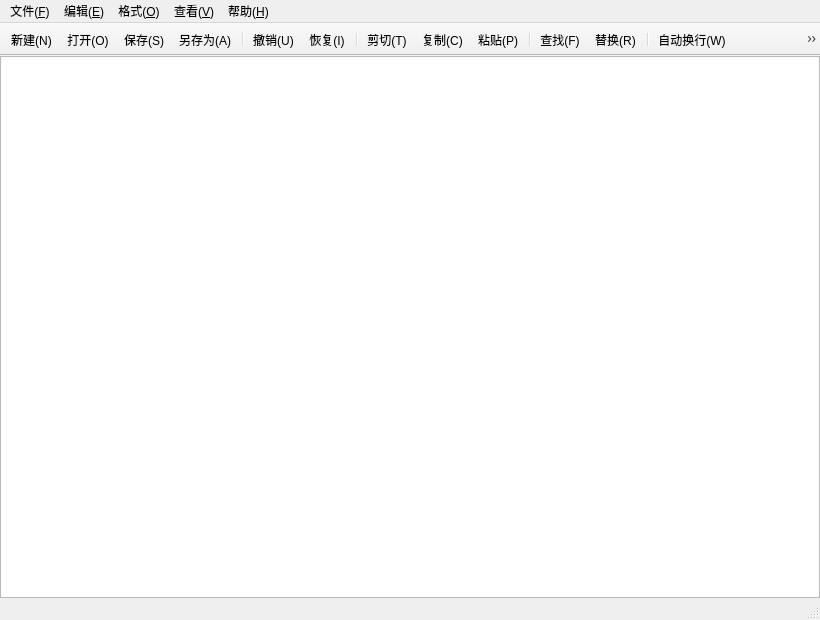
<?xml version="1.0" encoding="UTF-8"?>
<ui version="4.0">
 <class>MainWindow</class>
 <widget class="QMainWindow" name="MainWindow">
  <property name="geometry">
   <rect>
    <x>0</x>
    <y>0</y>
    <width>820</width>
    <height>620</height>
   </rect>
  </property>
  <property name="windowTitle">
   <string>新建文本文件[*] - 编辑器</string>
  </property>
  <widget class="QWidget" name="centralwidget">
   <layout class="QVBoxLayout" name="verticalLayout">
    <property name="spacing">
     <number>0</number>
    </property>
    <property name="leftMargin">
     <number>0</number>
    </property>
    <property name="topMargin">
     <number>0</number>
    </property>
    <property name="rightMargin">
     <number>0</number>
    </property>
    <property name="bottomMargin">
     <number>0</number>
    </property>
    <item>
     <widget class="CodeEditor" name="plainTextEdit"/>
    </item>
   </layout>
  </widget>
  <widget class="QMenuBar" name="menubar">
   <property name="geometry">
    <rect>
     <x>0</x>
     <y>0</y>
     <width>820</width>
     <height>22</height>
    </rect>
   </property>
   <widget class="QMenu" name="menuFile">
    <property name="title">
     <string>文件(&amp;F)</string>
    </property>
    <addaction name="actionNew"/>
    <addaction name="actionOpen"/>
    <addaction name="actionSave"/>
    <addaction name="actionSaveAs"/>
    <addaction name="separator"/>
    <addaction name="actionExit"/>
   </widget>
   <widget class="QMenu" name="menuEdit">
    <property name="title">
     <string>编辑(&amp;E)</string>
    </property>
    <addaction name="actionUndo"/>
    <addaction name="actionRedo"/>
    <addaction name="separator"/>
    <addaction name="actionCut"/>
    <addaction name="actionCopy"/>
    <addaction name="actionPaste"/>
    <addaction name="separator"/>
    <addaction name="actionFind"/>
    <addaction name="actionReplace"/>
    <addaction name="separator"/>
    <addaction name="actionSelectAll"/>
   </widget>
   <widget class="QMenu" name="menuFormat">
    <property name="title">
     <string>格式(&amp;O)</string>
    </property>
    <addaction name="actionWrap"/>
    <addaction name="actionLineNumber"/>
    <addaction name="separator"/>
    <addaction name="actionFont"/>
    <addaction name="actionFontColor"/>
    <addaction name="separator"/>
    <addaction name="actionEditorBg"/>
   </widget>
   <widget class="QMenu" name="menuView">
    <property name="title">
     <string>查看(&amp;V)</string>
    </property>
    <addaction name="actionToolBar"/>
    <addaction name="actionStatusBar"/>
   </widget>
   <widget class="QMenu" name="menuHelp">
    <property name="title">
     <string>帮助(&amp;H)</string>
    </property>
    <addaction name="actionAbout"/>
   </widget>
   <addaction name="menuFile"/>
   <addaction name="menuEdit"/>
   <addaction name="menuFormat"/>
   <addaction name="menuView"/>
   <addaction name="menuHelp"/>
  </widget>
  <widget class="QToolBar" name="mainToolBar">
   <property name="windowTitle">
    <string>mainToolBar</string>
   </property>
   <property name="movable">
    <bool>false</bool>
   </property>
   <property name="iconSize">
    <size>
     <width>24</width>
     <height>24</height>
    </size>
   </property>
   <attribute name="toolBarArea">
    <enum>TopToolBarArea</enum>
   </attribute>
   <attribute name="toolBarBreak">
    <bool>false</bool>
   </attribute>
   <addaction name="actionNew"/>
   <addaction name="actionOpen"/>
   <addaction name="actionSave"/>
   <addaction name="actionSaveAs"/>
   <addaction name="separator"/>
   <addaction name="actionUndo"/>
   <addaction name="actionRedo"/>
   <addaction name="separator"/>
   <addaction name="actionCut"/>
   <addaction name="actionCopy"/>
   <addaction name="actionPaste"/>
   <addaction name="separator"/>
   <addaction name="actionFind"/>
   <addaction name="actionReplace"/>
   <addaction name="separator"/>
   <addaction name="actionWrap"/>
   <addaction name="actionLineNumber"/>
   <addaction name="separator"/>
   <addaction name="actionFont"/>
   <addaction name="actionFontColor"/>
   <addaction name="actionEditorBg"/>
  </widget>
  <widget class="QStatusBar" name="statusbar"/>
  <action name="actionNew">
   <property name="text">
    <string>新建(&amp;N)</string>
   </property>
   <property name="toolTip">
    <string>新建文件 (Ctrl+N)</string>
   </property>
   <property name="shortcut">
    <string>Ctrl+N</string>
   </property>
  </action>
  <action name="actionOpen">
   <property name="text">
    <string>打开(&amp;O)</string>
   </property>
   <property name="toolTip">
    <string>打开文件 (Ctrl+O)</string>
   </property>
   <property name="shortcut">
    <string>Ctrl+O</string>
   </property>
  </action>
  <action name="actionSave">
   <property name="text">
    <string>保存(&amp;S)</string>
   </property>
   <property name="toolTip">
    <string>保存文件 (Ctrl+S)</string>
   </property>
   <property name="shortcut">
    <string>Ctrl+S</string>
   </property>
  </action>
  <action name="actionSaveAs">
   <property name="text">
    <string>另存为(&amp;A)</string>
   </property>
   <property name="toolTip">
    <string>另存为 (Ctrl+Shift+S)</string>
   </property>
   <property name="shortcut">
    <string>Ctrl+Shift+S</string>
   </property>
  </action>
  <action name="actionExit">
   <property name="text">
    <string>退出(&amp;X)</string>
   </property>
   <property name="toolTip">
    <string>退出程序 (Ctrl+Q)</string>
   </property>
   <property name="shortcut">
    <string>Ctrl+Q</string>
   </property>
  </action>
  <action name="actionUndo">
   <property name="text">
    <string>撤销(&amp;U)</string>
   </property>
   <property name="toolTip">
    <string>撤销 (Ctrl+Z)</string>
   </property>
   <property name="shortcut">
    <string>Ctrl+Z</string>
   </property>
  </action>
  <action name="actionRedo">
   <property name="text">
    <string>恢复(&amp;I)</string>
   </property>
   <property name="toolTip">
    <string>恢复 (Ctrl+Shift+Z)</string>
   </property>
   <property name="shortcut">
    <string>Ctrl+Shift+Z</string>
   </property>
  </action>
  <action name="actionCut">
   <property name="text">
    <string>剪切(&amp;T)</string>
   </property>
   <property name="toolTip">
    <string>剪切 (Ctrl+X)</string>
   </property>
   <property name="shortcut">
    <string>Ctrl+X</string>
   </property>
  </action>
  <action name="actionCopy">
   <property name="text">
    <string>复制(&amp;C)</string>
   </property>
   <property name="toolTip">
    <string>复制 (Ctrl+C)</string>
   </property>
   <property name="shortcut">
    <string>Ctrl+C</string>
   </property>
  </action>
  <action name="actionPaste">
   <property name="text">
    <string>粘贴(&amp;P)</string>
   </property>
   <property name="toolTip">
    <string>粘贴 (Ctrl+V)</string>
   </property>
   <property name="shortcut">
    <string>Ctrl+V</string>
   </property>
  </action>
  <action name="actionSelectAll">
   <property name="text">
    <string>全选(&amp;A)</string>
   </property>
   <property name="toolTip">
    <string>全选 (Ctrl+A)</string>
   </property>
   <property name="shortcut">
    <string>Ctrl+A</string>
   </property>
  </action>
  <action name="actionFind">
   <property name="text">
    <string>查找(&amp;F)</string>
   </property>
   <property name="toolTip">
    <string>查找 (Ctrl+F)</string>
   </property>
   <property name="shortcut">
    <string>Ctrl+F</string>
   </property>
  </action>
  <action name="actionReplace">
   <property name="text">
    <string>替换(&amp;R)</string>
   </property>
   <property name="toolTip">
    <string>替换 (Ctrl+H)</string>
   </property>
   <property name="shortcut">
    <string>Ctrl+H</string>
   </property>
  </action>
  <action name="actionWrap">
   <property name="text">
    <string>自动换行(&amp;W)</string>
   </property>
   <property name="checkable">
    <bool>true</bool>
   </property>
   <property name="toolTip">
    <string>开启/关闭自动换行</string>
   </property>
  </action>
  <action name="actionLineNumber">
   <property name="text">
    <string>显示行号(&amp;L)</string>
   </property>
   <property name="checkable">
    <bool>true</bool>
   </property>
   <property name="checked">
    <bool>true</bool>
   </property>
   <property name="toolTip">
    <string>显示/隐藏行号 (Ctrl+L)</string>
   </property>
   <property name="shortcut">
    <string>Ctrl+L</string>
   </property>
  </action>
  <action name="actionFont">
   <property name="text">
    <string>字体(&amp;F)</string>
   </property>
   <property name="toolTip">
    <string>设置字体与字号</string>
   </property>
  </action>
  <action name="actionFontColor">
   <property name="text">
    <string>字体颜色(&amp;C)</string>
   </property>
   <property name="toolTip">
    <string>设置文字颜色</string>
   </property>
  </action>
  <action name="actionEditorBg">
   <property name="text">
    <string>编辑器背景色(&amp;B)</string>
   </property>
   <property name="toolTip">
    <string>设置编辑器背景色</string>
   </property>
  </action>
  <action name="actionToolBar">
   <property name="text">
    <string>工具栏(&amp;T)</string>
   </property>
   <property name="checkable">
    <bool>true</bool>
   </property>
   <property name="checked">
    <bool>true</bool>
   </property>
  </action>
  <action name="actionStatusBar">
   <property name="text">
    <string>状态栏(&amp;S)</string>
   </property>
   <property name="checkable">
    <bool>true</bool>
   </property>
   <property name="checked">
    <bool>true</bool>
   </property>
  </action>
  <action name="actionAbout">
   <property name="text">
    <string>关于(&amp;A)</string>
   </property>
   <property name="toolTip">
    <string>关于本程序</string>
   </property>
  </action>
 </widget>
 <customwidgets>
  <customwidget>
   <class>CodeEditor</class>
   <extends>QPlainTextEdit</extends>
   <header>codeeditor.h</header>
   <container>1</container>
  </customwidget>
 </customwidgets>
 <resources/>
 <connections/>
</ui>
